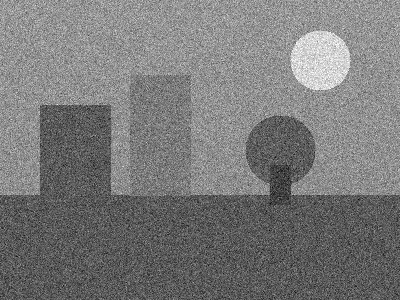
#> input picture CV_Unit2_Assignment/07_Gaussian_Filter/input.jpg, 400 x 300 px
$ python program.py
#> lines starting #> are read from the running program, lines starting #| are printed output that depends on the picture
"""
Program 7: Gaussian Smoothing
- Applies Gaussian smoothing to a noisy image
- Saves the smoothed result as output.png
"""

import cv2

# Read the noisy input image
img = cv2.imread("input.jpg")
#> img is the input picture: shape (300, 400, 3); min 0, max 255, mean 121.5

# Kernel size choice: 5x5 is used because it is large enough to noticeably
# reduce Gaussian noise while still being small enough to preserve edges
# and important image details (a common balanced choice for moderate noise).
# The kernel size must be odd so that there is a well-defined center pixel.
KERNEL_SIZE = (5, 5)
SIGMA = 0  # 0 lets OpenCV auto-calculate sigma from the kernel size

smoothed = cv2.GaussianBlur(img, KERNEL_SIZE, SIGMA)
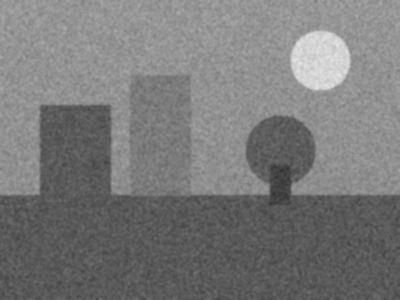
#> smoothed: shape (300, 400, 3); min 48, max 228, mean 121.5

# Save the Gaussian-smoothed result
cv2.imwrite("output.png", smoothed)
print(f"Applied Gaussian blur with kernel size {KERNEL_SIZE}")
print("Saved Gaussian-smoothed output as output.png")
